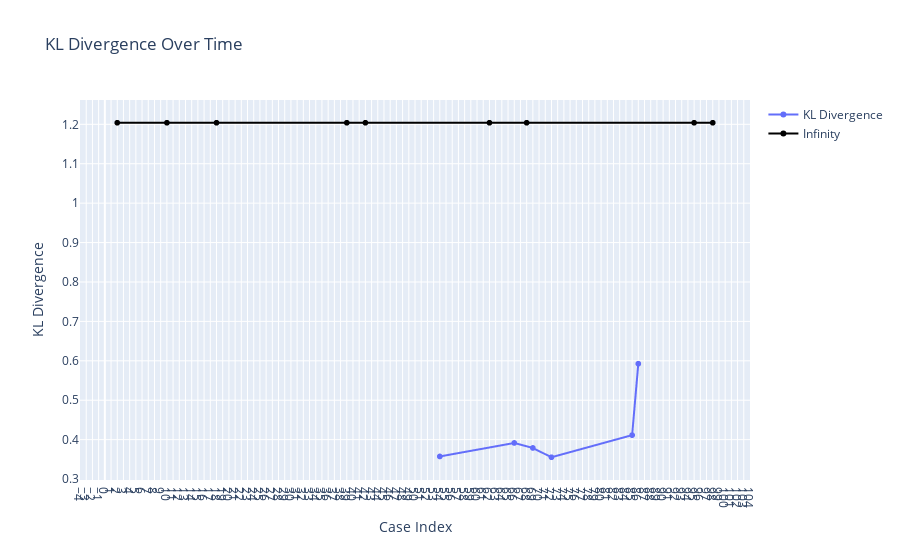

Notebook source saved alongside this figure:
### Code cell
plot_kl_divergence(kl_div)

### Figure 1 — Plotly figure (JSON) as saved in the notebook; plotly's stock layout.template omitted (floating-point values rounded to 4 significant figures)
{"data": [{"hovertemplate": "%{y}<extra></extra>", "name": "KL Divergence", "type": "scattergl", "x": [15, 27, 49, 50, 54, 66, 69, 72, 85, 86], "y": [null, null, null, null, 0.3573, 0.3916, 0.3789, 0.3554, 0.4115, 0.5926]}, {"hovertemplate": "∞<extra></extra>", "marker": {"color": "black"}, "name": "Infinity", "type": "scattergl", "x": [2, 10, 18, 39, 42, 62, 68, 95, 98], "y": [1.204, 1.204, 1.204, 1.204, 1.204, 1.204, 1.204, 1.204, 1.204]}], "layout": {"title": {"text": "KL Divergence Over Time"}, "xaxis": {"anchor": "y", "domain": [0, 1], "dtick": 1, "tick0": 0, "tickmode": "linear", "title": {"text": "Case Index"}}, "yaxis": {"anchor": "x", "domain": [0, 1], "title": {"text": "KL Divergence"}}}}
